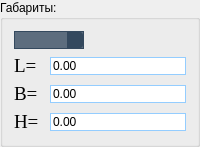
            <widget class="QGroupBox" name="other_gabarit_groupBox">
             <property name="styleSheet">
              <string notr="true">font: 14pt &quot;Times New Roman&quot;;</string>
             </property>
             <property name="title">
              <string>Габариты:</string>
             </property>
             <layout class="QVBoxLayout" name="verticalLayout_6">
              <item>
               <widget class="QComboBox" name="units_of_msrm_combobox">
                <property name="minimumSize">
                 <size>
                  <width>70</width>
                  <height>0</height>
                 </size>
                </property>
                <property name="maximumSize">
                 <size>
                  <width>70</width>
                  <height>16777215</height>
                 </size>
                </property>
                <property name="toolTip">
                 <string>Единицы измерения</string>
                </property>
                <property name="styleSheet">
                 <string notr="true">QComboBox {
    border: 1px solid #34495E;
    border-radius: 10px;
    font: 75 14pt &quot;Times New Roman&quot;;
    color: white;
    padding-left: 15px;    
    background-color: #5D6D7E;
}
QComboBox QAbstractItemView {
    border: 3px solid #34495E;
    selection-background-color: #2980B9;
    selection-color: white;
}
QComboBox:on { /* shift the text when the popup opens */
    padding-top: 3px;
    padding-left: 4px;
}

QComboBox::drop-down {
    subcontrol-origin: padding;
    subcontrol-position: top right;
    width: 15px;
    border-left-width: 1px;
    border-left-color: #34495E;
    border-left-style: solid; /* just a single line */
    border-top-right-radius: 3px; /* same radius as the QComboBox */
    border-bottom-right-radius: 3px;
    background-color: #34495E;
}

QComboBox::down-arrow {
    image: url(:/arrow/dop/arrow.png);  /* Замените на правильный путь к вашему изображению стрелки */
    height: 18px;
    width: 18px;
}

QComboBox::down-arrow:on { /* shift the arrow when popup is open */
    top: 1px;
    left: 1px;
}

QComboBox:editable {
    background-color: white;
}

QComboBox:!editable, QComboBox::drop-down:editable {
     background-color: #5D6D7E;
}

/* QComboBox gets the &quot;on&quot; state when the popup is open */
QComboBox:!editable:on, QComboBox::drop-down:editable:on {
    background-color: #5D6D7E;
}

QComboBox QAbstractItemView::item:hover {
    color: white;
    background-color: #2980B9;   /* Цвет фона элемента при наведении */
}

/* Цвет фона и текста выбранного элемента */
QComboBox QAbstractItemView::item:selected {
    color: white;
    background-color: #2980B9;
}

QComboBox:hover {
    background-color: #2980B9;
}</string>
                </property>
               </widget>
              </item>
              <item>
               <widget class="QWidget" name="widget_11" native="true">
                <layout class="QHBoxLayout" name="horizontalLayout_12">
                 <property name="leftMargin">
                  <number>0</number>
                 </property>
                 <property name="topMargin">
                  <number>0</number>
                 </property>
                 <property name="rightMargin">
                  <number>0</number>
                 </property>
                 <property name="bottomMargin">
                  <number>0</number>
                 </property>
                 <item>
                  <widget class="QLabel" name="label_11">
                   <property name="minimumSize">
                    <size>
                     <width>30</width>
                     <height>0</height>
                    </size>
                   </property>
                   <property name="maximumSize">
                    <size>
                     <width>30</width>
                     <height>30</height>
                    </size>
                   </property>
                   <property name="font">
                    <font>
                     <family>Times New Roman</family>
                     <pointsize>14</pointsize>
                     <weight>9</weight>
                     <italic>false</italic>
                     <bold>false</bold>
                    </font>
                   </property>
                   <property name="styleSheet">
                    <string notr="true">font: 75 14pt &quot;Times New Roman&quot;;</string>
                   </property>
                   <property name="text">
                    <string>L=</string>
                   </property>
                   <property name="alignment">
                    <set>Qt::AlignLeading|Qt::AlignLeft|Qt::AlignVCenter</set>
                   </property>
                  </widget>
                 </item>
                 <item>
                  <widget class="QDoubleSpinBox" name="len_dblspb">
                   <property name="toolTip">
                    <string>Длина</string>
                   </property>
                   <property name="statusTip">
                    <string>Длина, мм</string>
                   </property>
                   <property name="styleSheet">
                    <string notr="true">QDoubleSpinBox{
    background-color:white;
	border : 1px solid;
	border-color:rgb(148, 205, 255);
    border-radius: 10%;
	color:black;
	font: 14pt &quot;Times New Roman&quot;;
 }

QDoubleSpinBox:focus{
	border : 1px solid;
     border-color:rgb(137, 198, 255);
	 color:black;
 }
QDoubleSpinBox::up-button {
 	border-radius: 8%;	
	height: 15;
	width: 15;
    subcontrol-position: top right; /* position at the top right corner */

}
QDoubleSpinBox::up-button:hover {
	background:qlineargradient(spread:pad, x1:0, y1:0.483, x2:1, y2:0.460227, stop:0 rgba(122, 218, 99, 104), stop:1 rgba(118, 255, 128, 255));
    border:1px solid;
	border-radius:8%;
	border-color:rgb(10, 255, 174);
}

QDoubleSpinBox::up-arrow{
	border-image:url(:/arrow/dop/Navigate-up-icon.png);
	height: 12;
	width: 12;
}
QDoubleSpinBox::up-arrow:on { /* shift the arrow when popup is open */
	border: 1 px solid;
     border-width: 0;
     border-top-width: 0;
}
QDoubleSpinBox::down-button {
 	border-radius: 8%;	
	height: 15;
	width: 15;
    subcontrol-position:bottom right; /* position at the top right corner */

}
QDoubleSpinBox::down-button:hover {
	background:qlineargradient(spread:pad, x1:0, y1:0.483, x2:1, y2:0.460227, stop:0 rgba(122, 218, 99, 104), stop:1 rgba(118, 255, 128, 255));
    border:1px solid;
	border-radius:8%;
	border-color:rgb(10, 255, 174);
}
QDoubleSpinBox::down-arrow {
	border-image:url(:/arrow/dop/Navigate-down-icon.png);
	height: 12;
	width: 12;
     border-width: 0;
     border-top-width: 0;
}

QDoubleSpinBox::down-arrow:on { /* shift the arrow when popup is open */
	border: 0;
     border-width: 0;
     border-top-width: 0;
}</string>
                   </property>
                   <property name="maximum">
                    <double>100000000000.000000000000000</double>
                   </property>
                  </widget>
                 </item>
                </layout>
               </widget>
              </item>
              <item>
               <widget class="QWidget" name="widget_12" native="true">
                <layout class="QHBoxLayout" name="horizontalLayout_13">
                 <property name="leftMargin">
                  <number>0</number>
                 </property>
                 <property name="topMargin">
                  <number>0</number>
                 </property>
                 <property name="rightMargin">
                  <number>0</number>
                 </property>
                 <property name="bottomMargin">
                  <number>0</number>
                 </property>
                 <item>
                  <widget class="QLabel" name="label_13">
                   <property name="minimumSize">
                    <size>
                     <width>30</width>
                     <height>0</height>
                    </size>
                   </property>
                   <property name="maximumSize">
                    <size>
                     <width>30</width>
                     <height>30</height>
                    </size>
                   </property>
                   <property name="font">
                    <font>
                     <family>Times New Roman</family>
                     <pointsize>14</pointsize>
                     <weight>9</weight>
                     <italic>false</italic>
                     <bold>false</bold>
                    </font>
                   </property>
                   <property name="styleSheet">
                    <string notr="true">font: 75 14pt &quot;Times New Roman&quot;;</string>
                   </property>
                   <property name="text">
                    <string>B=</string>
                   </property>
                   <property name="alignment">
                    <set>Qt::AlignLeading|Qt::AlignLeft|Qt::AlignVCenter</set>
                   </property>
                  </widget>
                 </item>
                 <item>
                  <widget class="QDoubleSpinBox" name="width_dblspb">
                   <property name="toolTip">
                    <string>Ширина</string>
                   </property>
                   <property name="statusTip">
                    <string>Ширина, мм</string>
                   </property>
                   <property name="styleSheet">
                    <string notr="true">QDoubleSpinBox{
    background-color:white;
	border : 1px solid;
	border-color:rgb(148, 205, 255);
    border-radius: 10%;
	color:black;
	font: 14pt &quot;Times New Roman&quot;;
 }

QDoubleSpinBox:focus{
	border : 1px solid;
     border-color:rgb(137, 198, 255);
	 color:black;
 }
QDoubleSpinBox::up-button {
 	border-radius: 8%;	
	height: 15;
	width: 15;
    subcontrol-position: top right; /* position at the top right corner */

}
QDoubleSpinBox::up-button:hover {
	background:qlineargradient(spread:pad, x1:0, y1:0.483, x2:1, y2:0.460227, stop:0 rgba(122, 218, 99, 104), stop:1 rgba(118, 255, 128, 255));
    border:1px solid;
	border-radius:8%;
	border-color:rgb(10, 255, 174);
}

QDoubleSpinBox::up-arrow{
	border-image:url(:/arrow/dop/Navigate-up-icon.png);
	height: 12;
	width: 12;
}
QDoubleSpinBox::up-arrow:on { /* shift the arrow when popup is open */
	border: 1 px solid;
     border-width: 0;
     border-top-width: 0;
}
QDoubleSpinBox::down-button {
 	border-radius: 8%;	
	height: 15;
	width: 15;
    subcontrol-position:bottom right; /* position at the top right corner */

}
QDoubleSpinBox::down-button:hover {
	background:qlineargradient(spread:pad, x1:0, y1:0.483, x2:1, y2:0.460227, stop:0 rgba(122, 218, 99, 104), stop:1 rgba(118, 255, 128, 255));
    border:1px solid;
	border-radius:8%;
	border-color:rgb(10, 255, 174);
}
QDoubleSpinBox::down-arrow {
	border-image:url(:/arrow/dop/Navigate-down-icon.png);
	height: 12;
	width: 12;
     border-width: 0;
     border-top-width: 0;
}

QDoubleSpinBox::down-arrow:on { /* shift the arrow when popup is open */
	border: 0;
     border-width: 0;
     border-top-width: 0;
}</string>
                   </property>
                   <property name="maximum">
                    <double>100000000000.000000000000000</double>
                   </property>
                  </widget>
                 </item>
                </layout>
               </widget>
              </item>
              <item>
               <widget class="QWidget" name="widget_7" native="true">
                <layout class="QHBoxLayout" name="horizontalLayout_11">
                 <property name="leftMargin">
                  <number>0</number>
                 </property>
                 <property name="topMargin">
                  <number>0</number>
                 </property>
                 <property name="rightMargin">
                  <number>0</number>
                 </property>
                 <property name="bottomMargin">
                  <number>0</number>
                 </property>
                 <item>
                  <widget class="QLabel" name="label_9">
                   <property name="minimumSize">
                    <size>
                     <width>30</width>
                     <height>0</height>
                    </size>
                   </property>
                   <property name="maximumSize">
                    <size>
                     <width>30</width>
                     <height>30</height>
                    </size>
                   </property>
                   <property name="font">
                    <font>
                     <family>Times New Roman</family>
                     <pointsize>14</pointsize>
                     <weight>9</weight>
                     <italic>false</italic>
                     <bold>false</bold>
                    </font>
                   </property>
                   <property name="styleSheet">
                    <string notr="true">font: 75 14pt &quot;Times New Roman&quot;;</string>
                   </property>
                   <property name="text">
                    <string>H=</string>
                   </property>
                   <property name="alignment">
                    <set>Qt::AlignLeading|Qt::AlignLeft|Qt::AlignVCenter</set>
                   </property>
                  </widget>
                 </item>
                 <item>
                  <widget class="QDoubleSpinBox" name="height_dblspb">
                   <property name="toolTip">
                    <string>Высота</string>
                   </property>
                   <property name="statusTip">
                    <string>Высота,  мм</string>
                   </property>
                   <property name="styleSheet">
                    <string notr="true">QDoubleSpinBox{
    background-color:white;
	border : 1px solid;
	border-color:rgb(148, 205, 255);
    border-radius: 10%;
	color:black;
	font: 14pt &quot;Times New Roman&quot;;
 }

QDoubleSpinBox:focus{
	border : 1px solid;
     border-color:rgb(137, 198, 255);
	 color:black;
 }
QDoubleSpinBox::up-button {
 	border-radius: 8%;	
	height: 15;
	width: 15;
    subcontrol-position: top right; /* position at the top right corner */

}
QDoubleSpinBox::up-button:hover {
	background:qlineargradient(spread:pad, x1:0, y1:0.483, x2:1, y2:0.460227, stop:0 rgba(122, 218, 99, 104), stop:1 rgba(118, 255, 128, 255));
    border:1px solid;
	border-radius:8%;
	border-color:rgb(10, 255, 174);
}

QDoubleSpinBox::up-arrow{
	border-image:url(:/arrow/dop/Navigate-up-icon.png);
	height: 12;
	width: 12;
}
QDoubleSpinBox::up-arrow:on { /* shift the arrow when popup is open */
	border: 1 px solid;
     border-width: 0;
     border-top-width: 0;
}
QDoubleSpinBox::down-button {
 	border-radius: 8%;	
	height: 15;
	width: 15;
    subcontrol-position:bottom right; /* position at the top right corner */

}
QDoubleSpinBox::down-button:hover {
	background:qlineargradient(spread:pad, x1:0, y1:0.483, x2:1, y2:0.460227, stop:0 rgba(122, 218, 99, 104), stop:1 rgba(118, 255, 128, 255));
    border:1px solid;
	border-radius:8%;
	border-color:rgb(10, 255, 174);
}
QDoubleSpinBox::down-arrow {
	border-image:url(:/arrow/dop/Navigate-down-icon.png);
	height: 12;
	width: 12;
     border-width: 0;
     border-top-width: 0;
}

QDoubleSpinBox::down-arrow:on { /* shift the arrow when popup is open */
	border: 0;
     border-width: 0;
     border-top-width: 0;
}</string>
                   </property>
                   <property name="maximum">
                    <double>100000000000.000000000000000</double>
                   </property>
                  </widget>
                 </item>
                </layout>
               </widget>
              </item>
             </layout>
            </widget>
